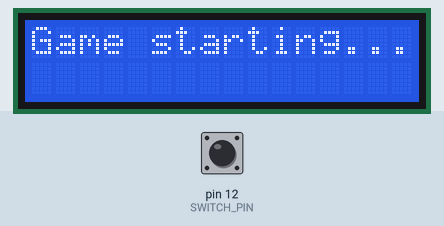
Bench run of a sketch on a simulated Arduino Uno, built with avr-gcc and run on an emulated ATmega328P. On the bench: 16×2 character LCD. The inputs (shaded band) are chosen by the test bench; at power-on: pin 12 (SWITCH_PIN) HIGH. Random numbers use the default seed unless the sketch sets one.

Above: at 1.2 s.
1.3 s: pin 12 (SWITCH_PIN) pulled LOW for 3.2 s
At 3.16 s:
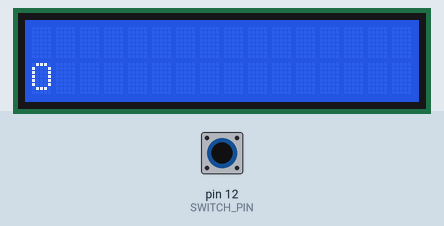
6.0 s: pin 12 (SWITCH_PIN) pulled LOW for 0.15 s
At 6.8 s:
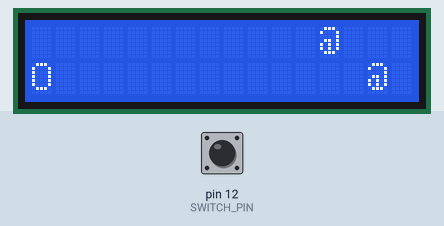
9.1 s: pin 12 (SWITCH_PIN) pulled LOW for 1 s
At 10.8 s:
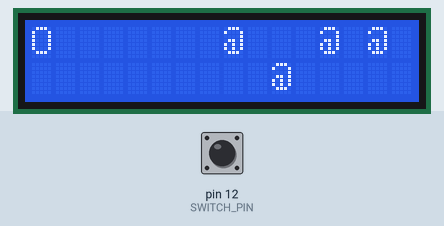
12.5 s: pin 12 (SWITCH_PIN) pulled LOW for 1 s
At 14.8 s:
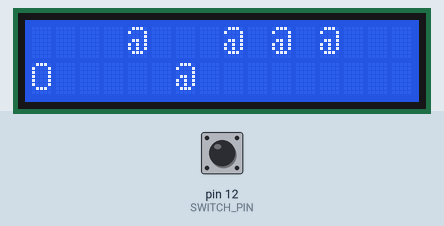
15.5 s: pin 12 (SWITCH_PIN) pulled LOW for 3.2 s
At 15.76 s:
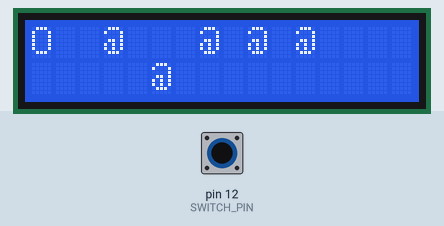
Timing chart, 0 to 18.5 s (numbered marks = the images above; inputs shaded):
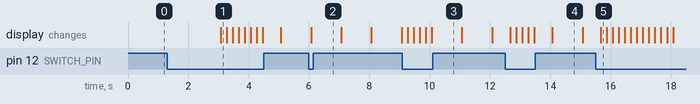

Measured:
- what the display in image 4 shows lasts 1.0 s, from 14.1 s to 15.1 s

The sketch:

ch05_lcd_game.ino
```cpp
#include <LiquidCrystal.h>
#define LCD_RS_PIN 2
#define LCD_E_PIN 3
#define LCD_D4_PIN 4
#define LCD_D5_PIN 5
#define LCD_D6_PIN 6
#define LCD_D7_PIN 7
#define SWITCH_PIN 12
#define BOUNCE_DELAY 200
#define STONE_FALLING_DELAY 1000
#define STONE_GEN_DELAY 2000
#define LCD_ROW_NUMBER 2
#define LCD_COL_NUMBER 16
LiquidCrystal lcd(LCD_RS_PIN, LCD_E_PIN, LCD_D4_PIN, LCD_D5_PIN, LCD_D6_PIN, LCD_D7_PIN);

#define ENEMY_MAX 5
typedef struct{
  boolean live;
  int x;
  int y;
}Enemy;
Enemy enemies[ENEMY_MAX];
int enemy_number;
void genEnemy(){
  if(enemy_number < ENEMY_MAX){
    for(int i = 0; i < ENEMY_MAX; i++){
      if(enemies[i].live == false){
        enemies[i].live = true;
        enemies[i].x = LCD_COL_NUMBER - 1;
        enemies[i].y = random(0, LCD_ROW_NUMBER);
        break;
      }
    }
    enemy_number++;
  }
}

void moveEnemies(){
  for(int i = 0; i < ENEMY_MAX; i++){
    if(enemies[i].live == true){
      lcd.setCursor(enemies[i].x, enemies[i].y);
      lcd.write(' ');
      enemies[i].x -= 1;
      if(enemies[i].x <= -1){
        enemies[i].live = false;
        enemy_number--;
      }
      else{
        lcd.setCursor(enemies[i].x, enemies[i].y);
        lcd.write('@');
      }
    }
  }
}

typedef enum{
  S_Start,
  S_Run,
  S_Over,
}State;
State state;

unsigned long time_previous;
unsigned long time_stone_falling;
unsigned long time_stone_gen;

void setup(){
  lcd.begin(LCD_COL_NUMBER, LCD_ROW_NUMBER);
  pinMode(SWITCH_PIN, INPUT_PULLUP);
  state = S_Start;
  time_previous = time_stone_falling = time_stone_gen = millis();
  randomSeed(analogRead(A0));
}

int player_y;
void showPlayer(){
  lcd.setCursor(0, player_y);
  lcd.write('O');
  lcd.setCursor(0, 1 - player_y);
  lcd.write(' ');
}

boolean isGameOver(){
  for(int i = 0; i < ENEMY_MAX; i++){
    if(enemies[i].live == true){
      if(enemies[i].x == 0 && enemies[i].y == player_y){
        return true;
      }
    }
  }
  return false;
}
void loop(){
  unsigned long time_current = millis();
  switch(state){
    case S_Start:
      lcd.setCursor(0, 0);
      lcd.print("Game starting...");
      delay(3000);
      lcd.clear();
      player_y = 0;
      showPlayer();
      state = S_Run;
    break;
    case S_Run:
      if(time_current - time_previous >= BOUNCE_DELAY){
        time_previous = time_current;
        if(digitalRead(SWITCH_PIN) == LOW){
          player_y = 1 - player_y;
          showPlayer();
        }
      }
      if(time_current - time_stone_falling >= STONE_FALLING_DELAY){
        time_stone_falling = time_current;
        moveEnemies();
      }
      if(time_current - time_stone_gen >= STONE_GEN_DELAY){
        time_stone_gen = time_current;
        genEnemy();
      }
      if(isGameOver()){
        state = S_Over;
        delay(2000);
        lcd.clear();
        lcd.print("Game Over");
      }
    break;
    case S_Over:
    break;
  }
}
```
